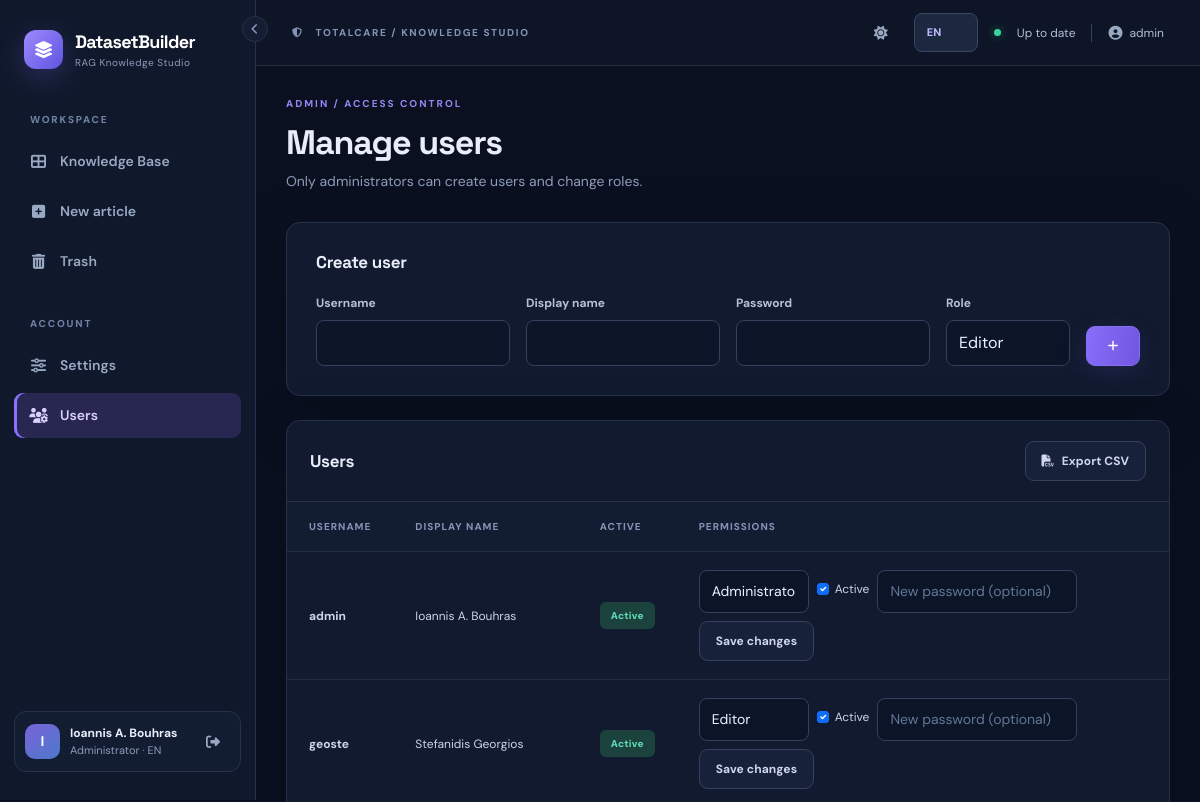
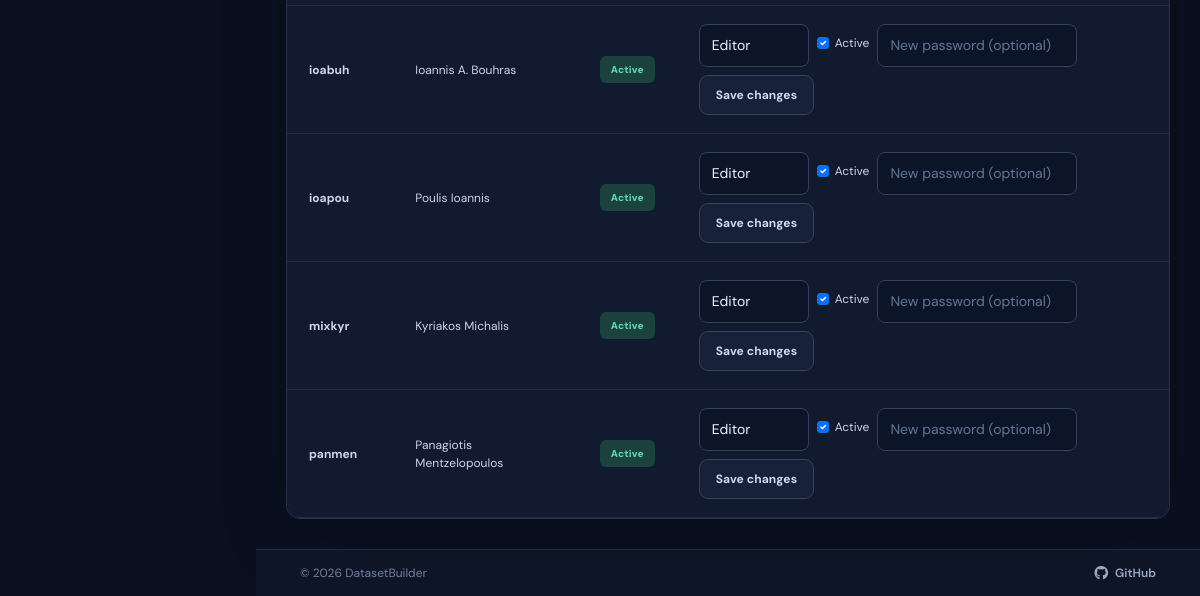
The app's page /admin/users (signed in), older data (2 pictures, top to bottom).
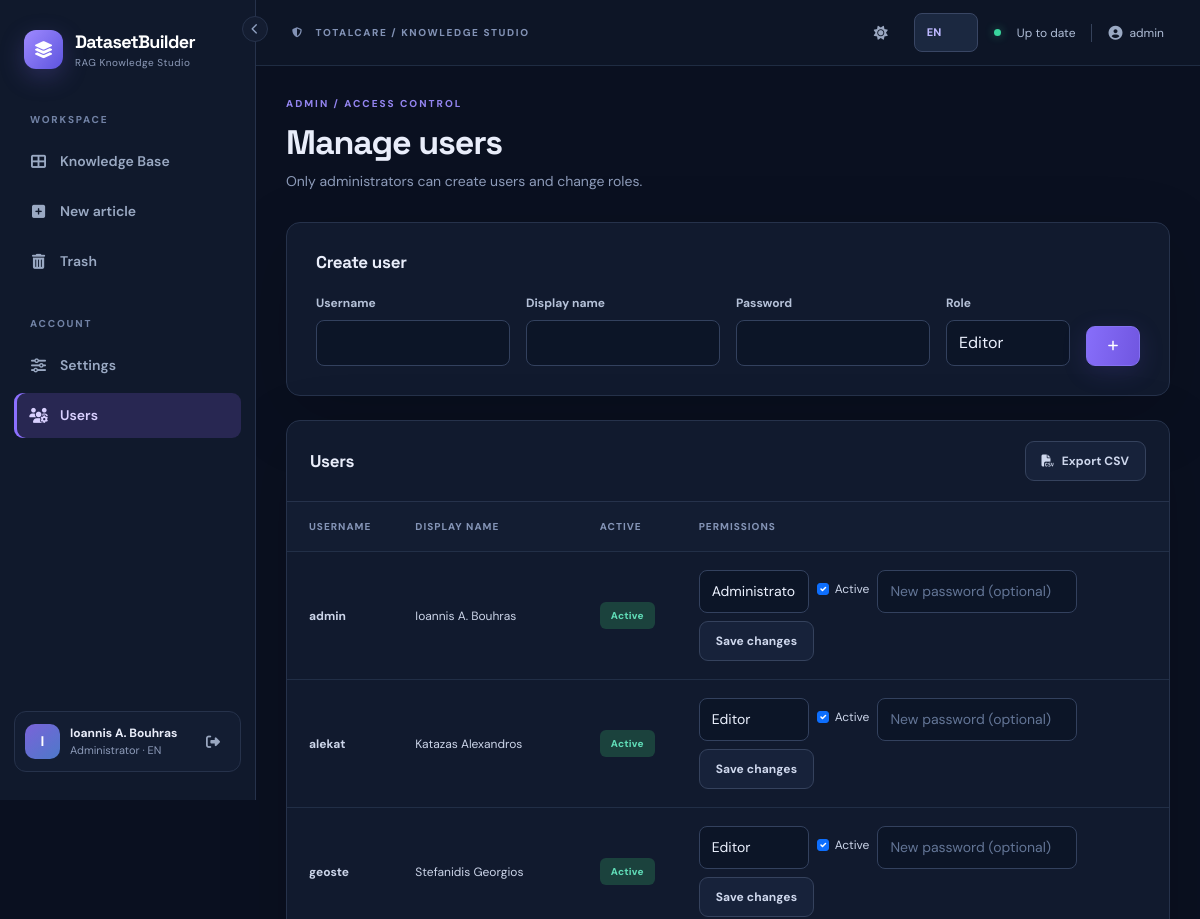
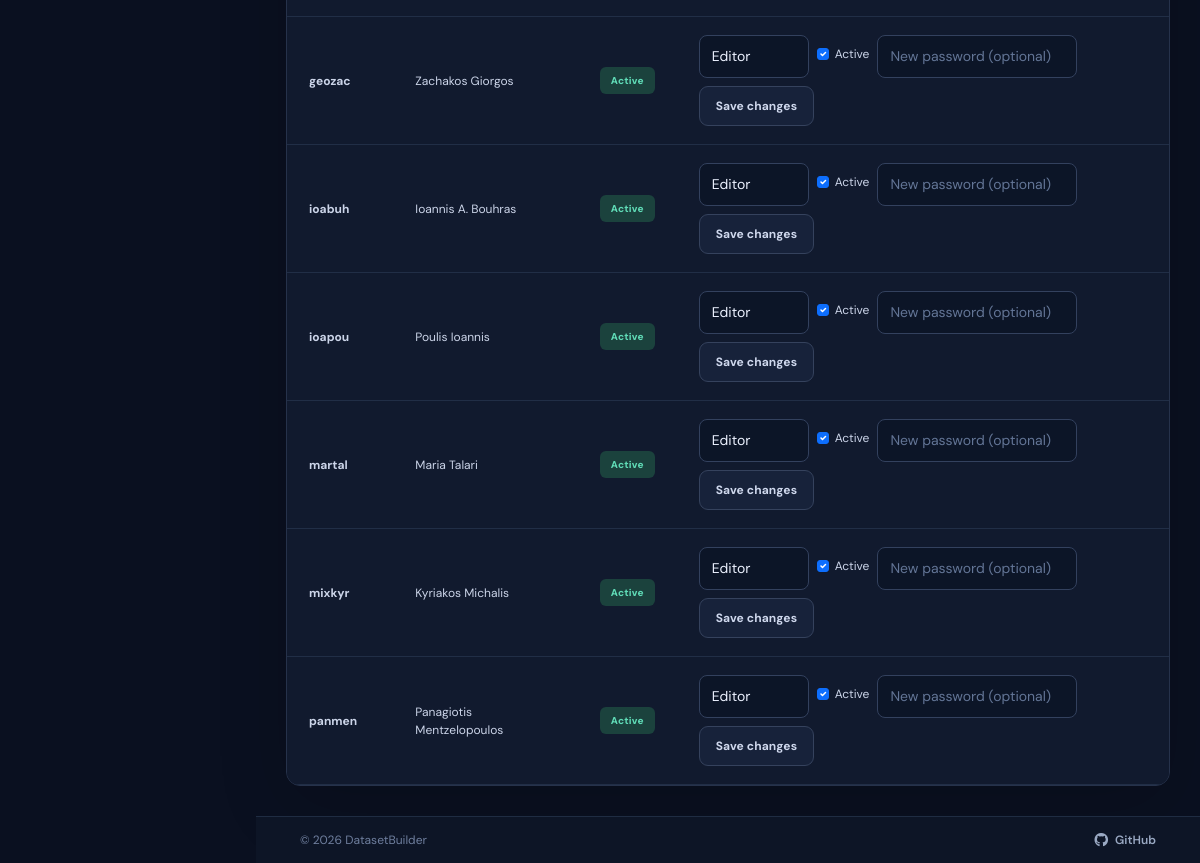
The same page, newer data (2 pictures, top to bottom).
### datasetbuilder/models.py (models this page shows, shortened)
class User(UserMixin, db.Model):
    __tablename__ = "users"
    id = db.Column(db.Integer, primary_key=True)
    username = db.Column(db.String(80), nullable=False, unique=True)
    display_name = db.Column(db.String(160), nullable=False)
    password_hash = db.Column(db.String(255), nullable=False)
    role = db.Column(db.String(20), nullable=False, default="editor")
    active = db.Column(db.Boolean, nullable=False, default=True)
    created_at = db.Column(db.DateTime, nullable=False, default=utcnow)
    last_login_at = db.Column(db.DateTime)
    preferred_language = db.Column(db.String(2), nullable=False, default="en")
    preferred_theme = db.Column(db.String(5), nullable=False, default="dark")
    @property
    def is_active(self):
        return self.active
    def can_edit(self):
        return self.role in ("admin", "editor")
    def is_admin(self):
        return self.role == "admin"

### datasetbuilder/admin.py (the view)
@bp.get('/users')
@login_required
def users():
    admin_only()
    accounts = (db.session.query(User).order_by(User.username.asc(), User.id.asc())
                .paginate(page=current_page(), per_page=PAGE_SIZE, error_out=False))
    return render_template('users.html', accounts=accounts)

### datasetbuilder/__init__.py (called while the page is built)
@login_manager.user_loader
def load_user(user_id):
    try:
        user = db.session.get(User, int(user_id))
        return user if user and user.active else None
    except (TypeError, ValueError):
        return None

### datasetbuilder/admin.py (called while the page is built)
def admin_only():
    if not current_user.is_admin():
        abort(403)

### datasetbuilder/i18n.py (called while the page is built)
def translate(key, lang='en'):
    return (EL if lang == 'el' else EN).get(key, EN.get(key, key))

### datasetbuilder/metadata_options.py (called while the page is built)
def all_options():
    options = {field: [] for field in OPTION_FIELDS}
    for option in db.session.query(MetadataOption).order_by(MetadataOption.position, MetadataOption.id):
        if option.field in options:
            options[option.field].append(option)
    return options

### datasetbuilder/pagination.py (called while the page is built)
def current_page():
    return max(request.args.get('page', 1, type=int), 1)

### datasetbuilder/templates/users.html (shortened to what this page needs)
{% extends 'base.html' %}
{% from '_pagination.html' import pagination with context %}
{% block content %}
<div class="wide-container users-page">
  <div class="page-head"><div><div class="eyebrow">{{ t('access_eyebrow')|upper }}</div><h1>{{ t('manage_users') }}</h1><p class="muted">{{ t('admin_access_text') }}</p></div></div>
  <div class="surface form-surface mb-4"><h2>{{ t('new_user') }}</h2>
    <form method="post" action="{{ url_for('admin.create_user') }}" class="row g-3 mt-1">
      <div class="col-md-3"><label class="form-label">{{ t('username') }}</label><input class="form-control" name="username" autocomplete="off" required minlength="3" maxlength="80"></div>
      <div class="col-md-3"><label class="form-label">{{ t('display_name') }}</label><input class="form-control" name="display_name" autocomplete="off" required></div>
      <div class="col-md-3"><label class="form-label">{{ t('password') }}</label><input class="form-control" type="password" name="password" autocomplete="new-password" required minlength="12"></div>
      <div class="col-md-2"><label class="form-label">{{ t('role') }}</label><select class="form-select" name="role"><option value="editor">{{ t('account_role_editor') }}</option></select></div>
      <div class="col-md-1 align-self-end"><button class="btn btn-primary w-100"><i class="fa-solid fa-plus"></i></button></div>
    </form>
  </div>
  <div class="surface">
    <div class="surface-header"><h2>{{ t('users') }}</h2><a class="btn btn-outline-light-custom" href="{{ url_for('admin.export_users_csv') }}"><i class="fa-solid fa-file-csv me-2"></i>{{ t('export_csv') }}</a></div>
    <div class="table-responsive"><table class="table data-table"><thead><tr><th>{{ t('username') }}</th><th>{{ t('display_name') }}</th><th>{{ t('active') }}</th><th>{{ t('permissions') }}</th></tr></thead><tbody>
      {% for u in accounts.items %}<tr><td><b>{{ u.username }}</b></td><td>{{ u.display_name }}</td><td><span class="status-pill {% if u.active %}status-approved{% else %}status-draft{% endif %}">{{ t('active_label') if u.active else t('inactive_label') }}</span></td><td><form class="d-flex flex-wrap align-items-center gap-2" method="post" action="{{ url_for('admin.update_user', user_id=u.id) }}"><input type="hidden" name="csrf_token" value="{{ csrf_token() }}"><select class="form-select form-select-sm" name="role" style="width:110px">{% for role in ['admin','editor','viewer'] %}<option value="{{ role }}" {% if u.role==role %}selected{% endif %}>{{ t('account_role_'+role) }}</option>{% endfor %}</select><label class="form-check mb-0"><input class="form-check-input" type="checkbox" name="active" {% if u.active %}checked{% endif %}> {{ t('active') }}</label><input type="password" class="form-control form-control-sm" name="password" autocomplete="new-password" minlength="12" placeholder="{{ t('new_password_optional') }}" style="max-width:200px"><button class="btn btn-sm btn-outline-light-custom">{{ t('save') }}</button></form></td></tr>{% endfor %}
    </tbody></table></div>
  </div>
</div>
{% endblock %}

### datasetbuilder/templates/base.html (shortened to what the changed rows need)
<!doctype html>
<html lang="{{ ui_lang }}" data-theme="{{ ui_theme }}">
<head>
  <link rel="stylesheet" href="{{ url_for('static', filename='vendor/bootstrap.min.css') }}">
  <link rel="stylesheet" href="https://cdnjs.cloudflare.com/ajax/libs/font-awesome/6.5.2/css/all.min.css">
  <link rel="stylesheet" href="{{ url_for('static', filename='css/app.css') }}">
  <link rel="stylesheet" href="{{ url_for('static', filename='css/print.css') }}" media="print">
</head>
<body class="{% if current_user.is_authenticated %}app-shell{% else %}login-shell{% endif %}{% if nav_collapsed %} nav-collapsed{% endif %}">
{% if current_user.is_authenticated %}
  <aside class="sidebar" id="appSidebar">
    <button type="button" class="nav-collapse-btn" id="nav-collapse" aria-controls="appSidebar" aria-expanded="true" title="{{ t('collapse_nav') }}"><i class="fa-solid fa-chevron-left"></i></button>
    <a class="brand" href="{{ url_for('main.dashboard') }}">
      <span class="brand-icon"><i class="fa-solid fa-layer-group"></i></span>
      <span class="brand-text"><strong>DatasetBuilder</strong><small>{{ t('tagline') }}</small></span>
    </a>
    <div class="sidebar-label">{{ t('workspace')|upper }}</div>
    <nav class="menu">
      <a class="menu-link {% if request.endpoint == 'main.dashboard' %}active{% endif %}" href="{{ url_for('main.dashboard') }}" title="{{ t('dashboard') }}"><i class="fa-solid fa-table-cells-large"></i> <span class="nav-text">{{ t('dashboard') }}</span></a>
      {% if current_user.can_edit() %}
      <a class="menu-link {% if request.endpoint == 'main.new_document' %}active{% endif %}" href="{{ url_for('main.new_document') }}" title="{{ t('new_article') }}"><i class="fa-solid fa-square-plus"></i> <span class="nav-text">{{ t('new_article') }}</span></a>
      {% endif %}
      {% if current_user.can_edit() %}<a class="menu-link {% if request.endpoint == 'main.trash' %}active{% endif %}" href="{{ url_for('main.trash') }}" title="{{ t('trash') }}"><i class="fa-solid fa-trash-can"></i> <span class="nav-text">{{ t('trash') }}</span></a>{% endif %}
    </nav>
    <div class="sidebar-label mt-4">{{ t('account')|upper }}</div>
    <nav class="menu">
      <a class="menu-link " href="{{ url_for('main.settings') }}" title="{{ t('settings') }}"><i class="fa-solid fa-sliders"></i> <span class="nav-text">{{ t('settings') }}</span></a>
      {% if current_user.is_admin() %}<a class="menu-link {% if request.endpoint == 'admin.users' %}active{% endif %}" href="{{ url_for('admin.users') }}" title="{{ t('users') }}"><i class="fa-solid fa-users-gear"></i> <span class="nav-text">{{ t('users') }}</span></a>{% endif %}
    </nav>
    <div class="sidebar-footer">
      <div class="user-avatar">{{ current_user.display_name[:1]|upper }}</div>
      <div class="user-mini"><b>{{ current_user.display_name }}</b><small>{{ t('account_role_'+current_user.role) }} · {{ 'EL' if ui_lang == 'el' else 'EN' }}</small></div>
      <form method="post" action="{{ url_for('auth.logout') }}"><input type="hidden" name="csrf_token" value="{{ csrf_token() }}"><button class="icon-btn" title="{{ t('logout') }}" aria-label="{{ t('logout') }}"><i class="fa-solid fa-right-from-bracket"></i></button></form>
    </div>
  </aside>
{% endif %}
<main class="{% if current_user.is_authenticated %}main-area{% else %}login-main{% endif %}">
{% if current_user.is_authenticated %}
  <header class="topbar">
    <div class="d-flex align-items-center gap-2"><span class="location-label"><i class="fa-solid fa-shield-halved me-2"></i> TOTALCARE / {{ t('knowledge_studio')|upper }}</span></div>
    <div class="d-flex align-items-center gap-3"><button class="icon-btn" id="theme-toggle" type="button" title="{{ t('switch_theme') }}" aria-label="{{ t('switch_theme') }}"><i class="fa-solid fa-{{ 'sun' if ui_theme == 'dark' else 'moon' }}"></i></button><form action="{{ url_for('main.change_language') }}" method="post" class="d-inline-flex align-items-center"><input type="hidden" name="csrf_token" value="{{ csrf_token() }}"><input type="hidden" name="next" value="{{ request.full_path }}"><select name="language" class="form-select form-select-sm lang-switch" aria-label="{{ t('preferred_language') }}"><option value="en" {% if ui_lang=='en' %}selected{% endif %}>EN</option><option value="el" {% if ui_lang=='el' %}selected{% endif %}>ΕΛ</option></select></form><span class="live-dot"></span><span class="topbar-note">{{ t('ready') }}</span><span class="topbar-user"><i class="fa-solid fa-user-circle"></i>{{ current_user.username }}</span></div>
  </header>
{% endif %}
  <div class="content-area {% block content_class %}{% endblock %}">{% block content %}{% endblock %}</div>
</main>
</body>
</html>

Row changes from the older to the newer data that the page shows:
added User: username "alekat", display_name "Katazas Alexandros", active "Active", role "Editor", active "☑", t "Active", t "Save changes"
added User: username "geozac", display_name "Zachakos Giorgos", active "Active", role "Editor", active "☑", t "Active", t "Save changes"
added User: username "martal", display_name "Maria Talari", active "Active", role "Editor", active "☑", t "Active", t "Save changes"
